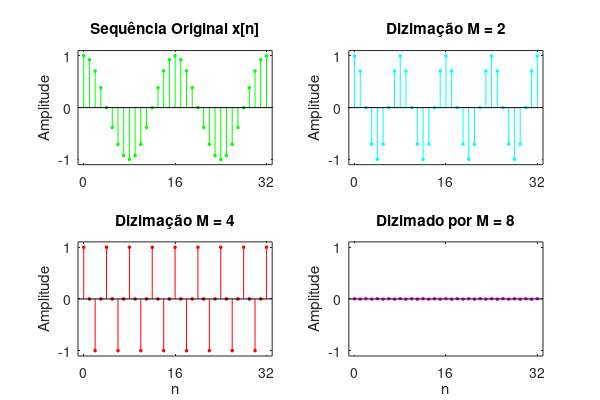

The MATLAB source for this figure:
clc
clear all
close all
disp('Processando...')
n = 0:2048; k1 = 256; k2 = k1+32; m = 0:(k2-k1);
Hf1 = figure('units','inches','position',[1,1,6,4],...
'paperunits','inches','paperposition',[0,0,6,4]);
% (a) Sinal Original
x = cos(0.125*pi*n);
subplot(2,2,1);
Ha = stem(m,x(m+k1+1),'g','filled'); axis([-1,33,-1.1,1.1]);
set(Ha,'markersize',2); ylabel('Amplitude');
title('Sequência Original x[n]');
set(gca,'xtick',[0,16,32]); set(gca,'ytick',[-1,0,1]);
% (b) Dizimação M=2
M = 2; y = decimate(x,M);
subplot(2,2,2);
Hb = stem(m,y(m+k1/M+1),'c','filled'); axis([-1,33,-1.1,1.1]);
set(Hb,'markersize',2); ylabel('Amplitude');
title('Dizimação M = 2');
set(gca,'xtick',[0,16,32]); set(gca,'ytick',[-1,0,1]);
% (c) Dizimação M=4
M = 4; y = decimate(x,M);
subplot(2,2,3);
Hc = stem(m,y(m+k1/M+1),'r','filled'); axis([-1,33,-1.1,1.1]);
set(Hc,'markersize',2); ylabel('Amplitude');
title('Dizimação M = 4');
set(gca,'xtick',[0,16,32]); set(gca,'ytick',[-1,0,1]);
xlabel('n');
% M=8
M = 8; y = decimate(x,M);
subplot(2,2,4);
Hd = stem(m,y(m+k1/M+1),'m','filled'); axis([-1,33,-1.1,1.1]);
set(Hd,'markersize',2); ylabel('Amplitude');
title('Dizimado por M = 8');
set(gca,'xtick',[0,16,32]); set(gca,'ytick',[-1,0,1]);
xlabel('n');
disp('Fim');
